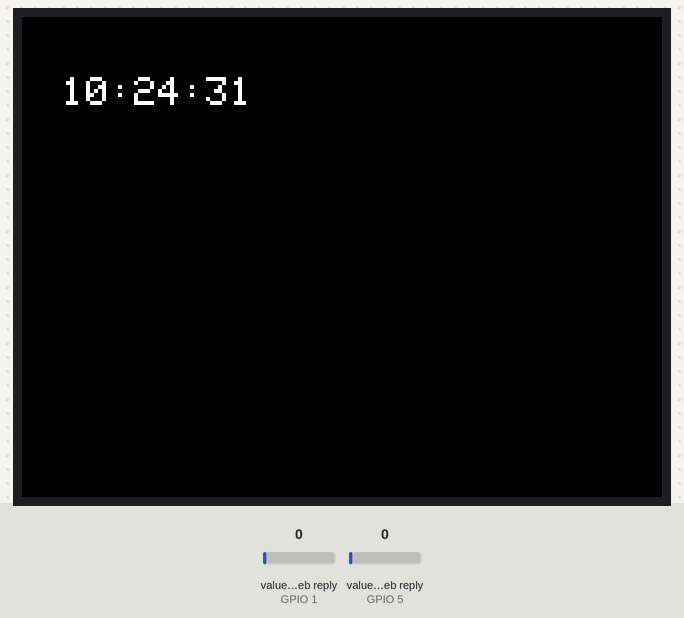
Bench run of a sketch on a simulated ESP32. On the bench: 320×240 colour display. The inputs (shaded band) are chosen by the test bench; at power-on: value in the web reply (sensors on GPIO 1, GPIO 5) 0. WiFi joins after 1.5 s; servers stay silent unless stated; network time is answered at once with the bench clock; the local clock reads 2024-03-15 10:24:30 at power-on unless the sketch sets it; web services answer with replies made up by the test bench; what the sketch prints to the serial monitor is not drawn.

Above: at 1.8 s.
At 2.4 s:
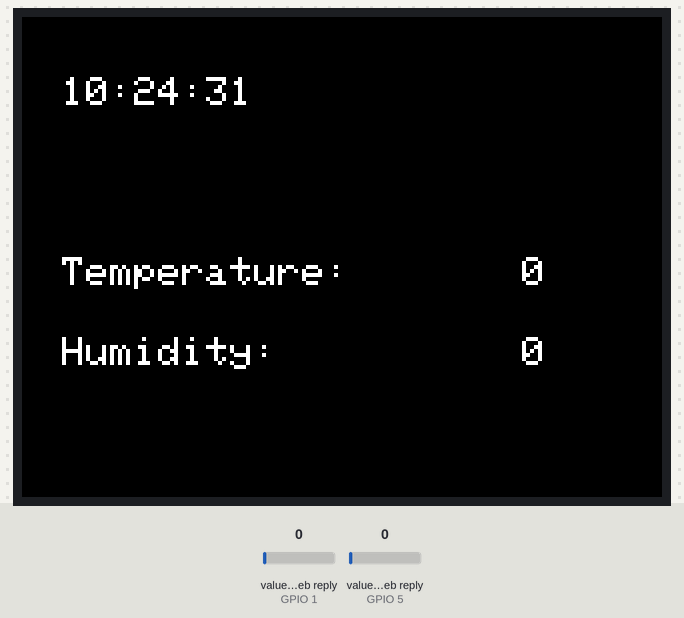
At 62.5 s:
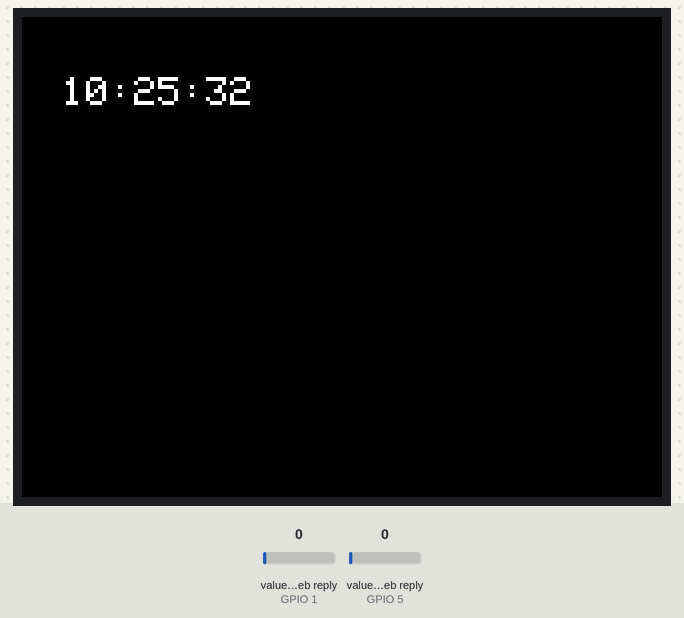
At 63.1 s:
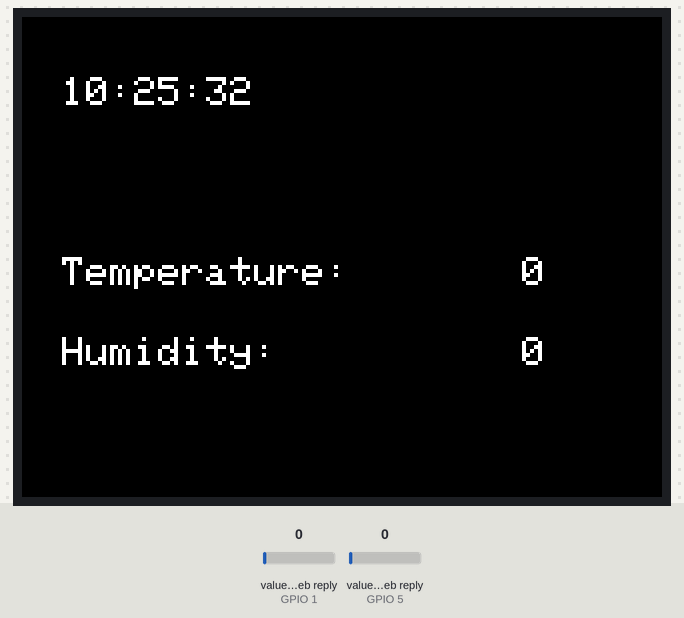
At 123.2 s:
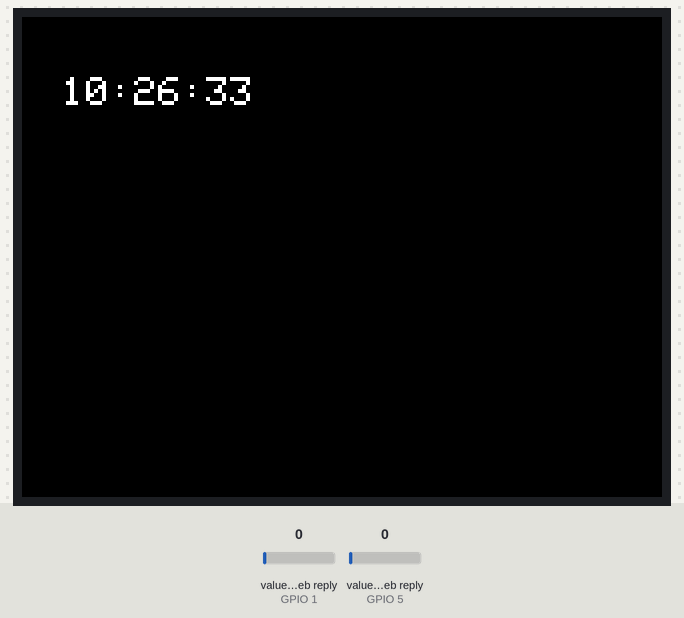
At 123.8 s:
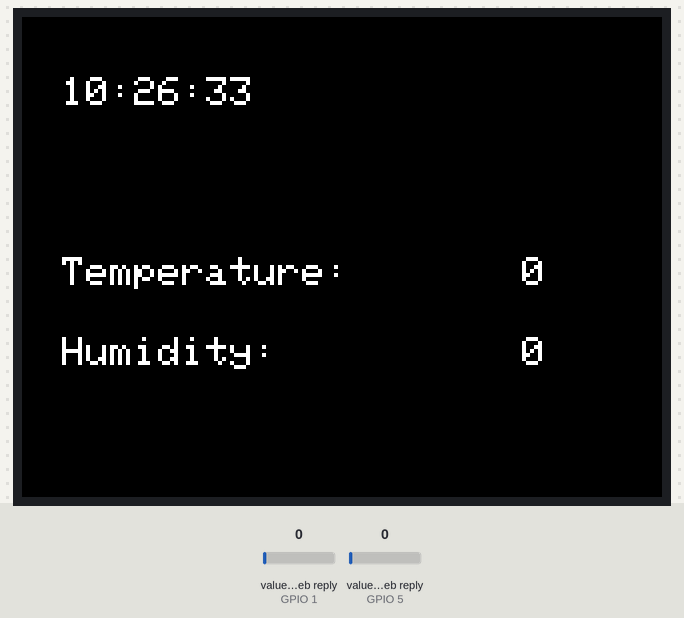

The sketch:

Seminar_0_3.ino
```cpp
// (licence header left out)
#include <WiFi.h>
#include <NTPClient.h>
#include <Adafruit_GFX.h>
#include <Adafruit_ILI9341.h>

#include "ThingSpeak.h"

const char* ssid = "Wokwi-GUEST";
const char* password = "";

unsigned long myChannelNumber = 2229655;
const char* myReadAPIKey = "Z95ZQ0A36D8VEHV5";

#define TFT_DC 2
#define TFT_CS 15
Adafruit_ILI9341 tft = Adafruit_ILI9341(TFT_CS, TFT_DC);

void wifiConnect() {
  WiFi.begin(ssid, password);
  while (WiFi.status() != WL_CONNECTED) {
    delay(500);
    Serial.print(".");
  }
  Serial.println(" Connected");
}

WiFiUDP ntpUDP;
WiFiClient client;
NTPClient timeClient(ntpUDP);

void setup() {

  wifiConnect();

  Serial.println("IP address: ");
  Serial.println(WiFi.localIP());

  ThingSpeak.begin(client);
  timeClient.begin();

  tft.begin();
  tft.setRotation(1);

  tft.setTextSize(2);
  tft.setTextColor(ILI9341_WHITE);
}

void loop() {
  tft.fillScreen(ILI9341_BLACK);
  tft.setCursor(0, 0);
  timeClient.update();
  String time = timeClient.getFormattedTime();
  tft.setCursor(20, 30);
  tft.println(time);

  int t = ThingSpeak.readIntField(myChannelNumber, 1, myReadAPIKey);
  int h = ThingSpeak.readIntField(myChannelNumber, 5, myReadAPIKey);

  tft.setCursor(20, 120);
  tft.println("Temperature: ");

  tft.setCursor(250, 120);
  tft.print(t);

  tft.setCursor(20, 160);
  tft.println("Humidity: ");

  tft.setCursor(250, 160);
  tft.print(h);

  delay(60000);
}
```

Measured:
- what the display in image 0 shows lasts 0.6 s, from 1.8 s to 2.4 s
- what the display in image 1 shows lasts 60.0 s, from 2.4 s to 62.4 s
